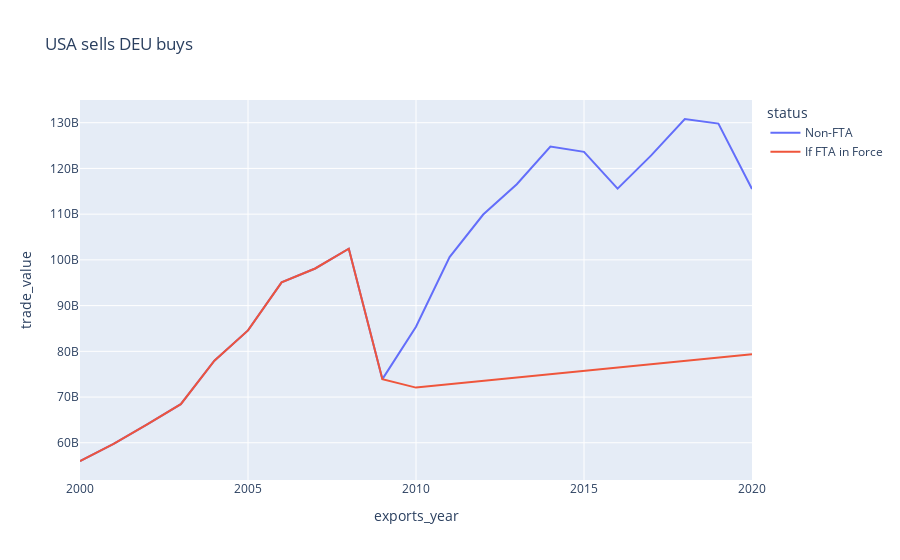
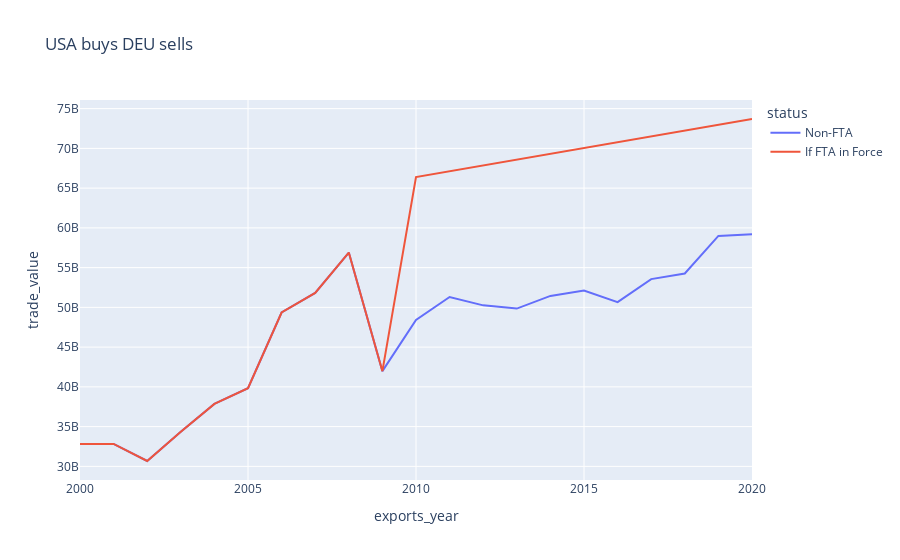

These figures' notebook cell, in order:
### Code cell
%%time
Rdg_cv = GridSearchCV(Ridge(), {'alpha':[1e-3, 1e-2, 1e-1, 1, 10, 100]}, cv=5, verbose=3)
Rdg_cv.fit(X_train, y_train)
show_prediction(df_test, Rdg_cv.best_estimator_.predict(X_test), counter_country)
print(Rdg_cv.best_estimator_)
print(Rdg_cv.best_params_)

### Figure 1 — Plotly figure (JSON) as saved in the notebook; plotly's stock layout.template omitted (floating-point values rounded to 4 significant figures)
{"data": [{"hovertemplate": "status=Non-FTA<br>exports_year=%{x}<br>trade_value=%{y}<extra></extra>", "legendgroup": "Non-FTA", "line": {"color": "#636efa", "dash": "solid"}, "marker": {"symbol": "circle"}, "mode": "lines", "name": "Non-FTA", "orientation": "v", "showlegend": true, "type": "scatter", "x": [2000, 2001, 2002, 2003, 2004, 2005, 2006, 2007, 2008, 2009, 2010, 2011, 2012, 2013, 2014, 2015, 2016, 2017, 2018, 2019, 2020], "xaxis": "x", "y": [56015497702, 59741364797, 64012025915, 68436024961, 77960061124, 84571018734, 95091345312, 98118701740, 102447808199, 73915947170, 85380110870, 100611399931, 109920259888, 116537007135, 124788062664, 123629381278, 115569793752, 122844618172, 130807750432, 129803715386, 115517142354], "yaxis": "y"}, {"hovertemplate": "status=If FTA in Force<br>exports_year=%{x}<br>trade_value=%{y}<extra></extra>", "legendgroup": "If FTA in Force", "line": {"color": "#EF553B", "dash": "solid"}, "marker": {"symbol": "circle"}, "mode": "lines", "name": "If FTA in Force", "orientation": "v", "showlegend": true, "type": "scatter", "x": [2000, 2001, 2002, 2003, 2004, 2005, 2006, 2007, 2008, 2009, 2010, 2011, 2012, 2013, 2014, 2015, 2016, 2017, 2018, 2019, 2020], "xaxis": "x", "y": [56015497702, 59741364797, 64012025915, 68436024961, 77960061124, 84571018734, 95091345312, 98118701740, 102447808199, 73915947170, 72070000000.0, 72800000000.0, 73530000000.0, 74260000000.0, 74990000000.0, 75720000000.0, 76450000000.0, 77180000000.0, 77910000000.0, 78640000000.0, 79370000000.0], "yaxis": "y"}], "layout": {"legend": {"title": {"text": "status"}, "tracegroupgap": 0}, "title": {"text": "USA sells DEU buys"}, "xaxis": {"anchor": "y", "domain": [0, 1], "title": {"text": "exports_year"}}, "yaxis": {"anchor": "x", "domain": [0, 1], "title": {"text": "trade_value"}}}}

### Figure 2 — Plotly figure (JSON) as saved in the notebook; plotly's stock layout.template omitted (floating-point values rounded to 4 significant figures)
{"data": [{"hovertemplate": "status=Non-FTA<br>exports_year=%{x}<br>trade_value=%{y}<extra></extra>", "legendgroup": "Non-FTA", "line": {"color": "#636efa", "dash": "solid"}, "marker": {"symbol": "circle"}, "mode": "lines", "name": "Non-FTA", "orientation": "v", "showlegend": true, "type": "scatter", "x": [2000, 2001, 2002, 2003, 2004, 2005, 2006, 2007, 2008, 2009, 2010, 2011, 2012, 2013, 2014, 2015, 2016, 2017, 2018, 2019, 2020], "xaxis": "x", "y": [32810765207, 32816475563, 30674704944, 34340763508, 37854456195, 39832237014, 49354633766, 51812679065, 56890549612, 41975980939, 48425437304, 51300072150, 50253811786, 49850071526, 51443055624, 52123398790, 50665012998, 53558535093, 54268102611, 58990792577, 59206697840], "yaxis": "y"}, {"hovertemplate": "status=If FTA in Force<br>exports_year=%{x}<br>trade_value=%{y}<extra></extra>", "legendgroup": "If FTA in Force", "line": {"color": "#EF553B", "dash": "solid"}, "marker": {"symbol": "circle"}, "mode": "lines", "name": "If FTA in Force", "orientation": "v", "showlegend": true, "type": "scatter", "x": [2000, 2001, 2002, 2003, 2004, 2005, 2006, 2007, 2008, 2009, 2010, 2011, 2012, 2013, 2014, 2015, 2016, 2017, 2018, 2019, 2020], "xaxis": "x", "y": [32810765207, 32816475563, 30674704944, 34340763508, 37854456195, 39832237014, 49354633766, 51812679065, 56890549612, 41975980939, 66400000000.0, 67130000000.0, 67860000000.0, 68590000000.0, 69320000000.0, 70050000000.0, 70780000000.0, 71510000000.0, 72240000000.0, 72970000000.0, 73700000000.0], "yaxis": "y"}], "layout": {"legend": {"title": {"text": "status"}, "tracegroupgap": 0}, "title": {"text": "USA buys DEU sells"}, "xaxis": {"anchor": "y", "domain": [0, 1], "title": {"text": "exports_year"}}, "yaxis": {"anchor": "x", "domain": [0, 1], "title": {"text": "trade_value"}}}}
